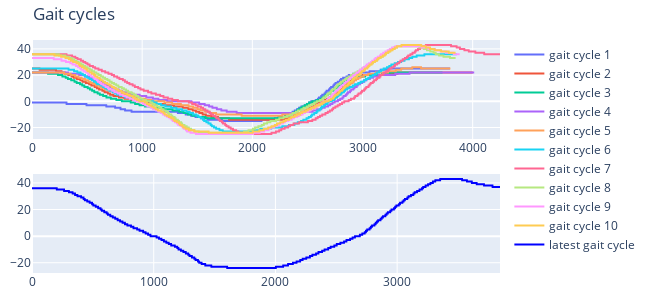

Write notebook code for a chart like this one.
### Code cell
fig = go.Figure()
fig = make_subplots(rows=2, cols=1, shared_xaxes=False)

gait_cycles = gait_cycle_detector.get_gait_cycles()
latest_gait_cycles = gait_cycle_detector.get_latest_gait_cycle()

for i in range(len(gait_cycle_detector.get_gait_cycles())):
    fig.add_trace(go.Scatter( y=gait_cycles[i], mode='lines', name=f'gait cycle {i+1}'), row=1, col=1)

fig.add_trace(go.Scatter( y=latest_gait_cycles, mode='lines', name=f'latest gait cycle', line=dict(color='blue')), row=2, col=1)


fig.update_layout(height=300, width=650, title="Gait cycles")
fig.update_layout(margin=dict(l=10, r=10, t=40, b=10))  # Reduce margins
fig.show()

### Figure 1 — Plotly figure (JSON) as saved in the notebook; plotly's stock layout.template omitted (floating-point values rounded to 4 significant figures; data arrays with more than 128 entries replaced by an {"elided": "..."} marker saying what was removed)
{"data": [{"mode": "lines", "name": "gait cycle 1", "type": "scatter", "xaxis": "x", "y": {"elided": "3795 int values"}, "yaxis": "y"}, {"mode": "lines", "name": "gait cycle 2", "type": "scatter", "xaxis": "x", "y": {"elided": "4002 int values"}, "yaxis": "y"}, {"mode": "lines", "name": "gait cycle 3", "type": "scatter", "xaxis": "x", "y": {"elided": "3727 int values"}, "yaxis": "y"}, {"mode": "lines", "name": "gait cycle 4", "type": "scatter", "xaxis": "x", "y": {"elided": "4015 int values"}, "yaxis": "y"}, {"mode": "lines", "name": "gait cycle 5", "type": "scatter", "xaxis": "x", "y": {"elided": "3799 int values"}, "yaxis": "y"}, {"mode": "lines", "name": "gait cycle 6", "type": "scatter", "xaxis": "x", "y": {"elided": "3857 int values"}, "yaxis": "y"}, {"mode": "lines", "name": "gait cycle 7", "type": "scatter", "xaxis": "x", "y": {"elided": "4249 int values"}, "yaxis": "y"}, {"mode": "lines", "name": "gait cycle 8", "type": "scatter", "xaxis": "x", "y": {"elided": "3846 int values"}, "yaxis": "y"}, {"mode": "lines", "name": "gait cycle 9", "type": "scatter", "xaxis": "x", "y": {"elided": "3883 int values"}, "yaxis": "y"}, {"mode": "lines", "name": "gait cycle 10", "type": "scatter", "xaxis": "x", "y": {"elided": "3846 int values"}, "yaxis": "y"}, {"line": {"color": "blue"}, "mode": "lines", "name": "latest gait cycle", "type": "scatter", "xaxis": "x2", "y": {"elided": "3846 int values"}, "yaxis": "y2"}], "layout": {"height": 300, "margin": {"b": 10, "l": 10, "r": 10, "t": 40}, "title": {"text": "Gait cycles"}, "width": 650, "xaxis": {"anchor": "y", "domain": [0, 1]}, "xaxis2": {"anchor": "y2", "domain": [0, 1]}, "yaxis": {"anchor": "x", "domain": [0.575, 1]}, "yaxis2": {"anchor": "x2", "domain": [0, 0.425]}}}
